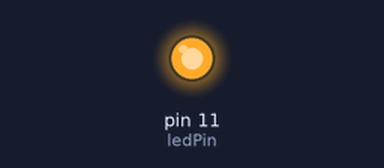
The sketch below on a simulated Arduino Uno, built with avr-gcc and run on an emulated ATmega328P. Parts: output pins drawn as LEDs (lit = HIGH).

Above: at 0.2 s.
At 8.5 s:
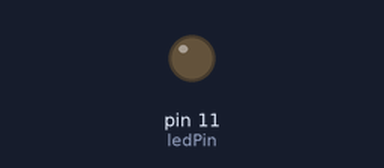
Timing chart, 0 to 15.6 s (numbered marks = the images above):
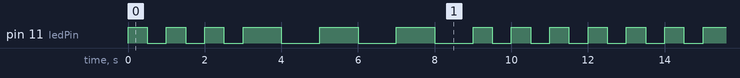

Measured:
- by itself, pin 11 (ledPin): repeats every 12.0 s: 2 × (LOW 0.50 s, HIGH 0.50 s), LOW 0.50 s, 3 × (HIGH 1.0 s, LOW 1.0 s), 3 × (HIGH 0.50 s, LOW 0.50 s), HIGH 0.50 s
- by itself, everything shown: repeats every 12.0 s, in 18 steps

The sketch:

070125_ex02_morse_sos.ino
```cpp
int ledPin = 11;

void setup() {
  pinMode(ledPin, OUTPUT);
}

void loop() {
  Serial.begin(9600);

  // S
  morse(3, ledPin, 1);

  // O
  morse(3, ledPin, 0);

  // S
  morse(3, ledPin, 1);
}

/*
  MORSE
  ---
  freq: how many times to blink
  led: led pin
  duration: 0 = long; 1 = short
*/
void morse(int freq, uint8_t led, int duration) {

for (int i = 0; i < freq; i++) {
  // Long
  if (duration == 0) {
    digitalWrite(led, HIGH);
    delay(1000);
    digitalWrite(led, LOW);
    delay(1000);

  } else if (duration == 1) {
    // Short
    digitalWrite(led, HIGH);
    delay(500);
    digitalWrite(led, LOW);
    delay(500);
  }
  }
}
```
